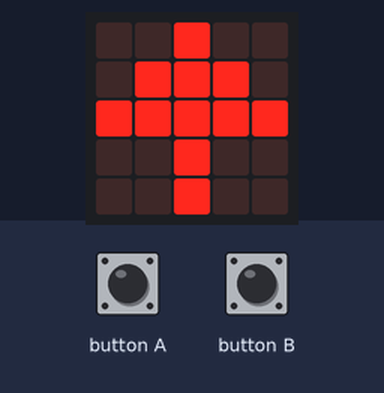
This program was run on a simulated BBC micro:bit (MakeCode). Parts: the board's 5×5 LED display. The inputs (shaded band) are chosen by the test bench.

Above: at 1.2 s.
1.3 s: button A pressed for 2.1 s
At 1.4 s:
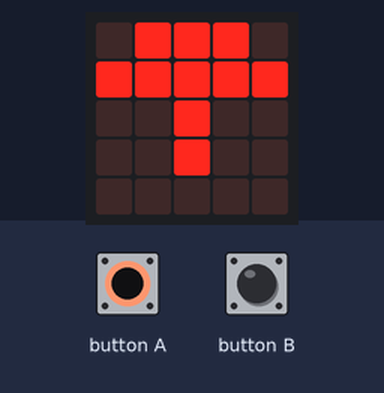
At 1.8 s:
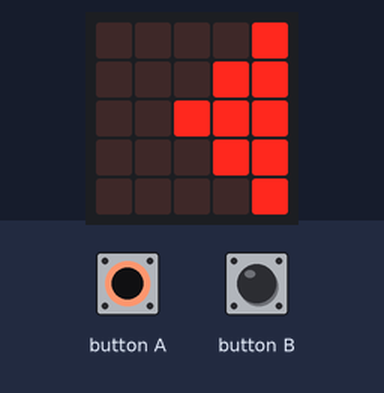
4.9 s: button B pressed for 2.1 s
At 6.64 s:
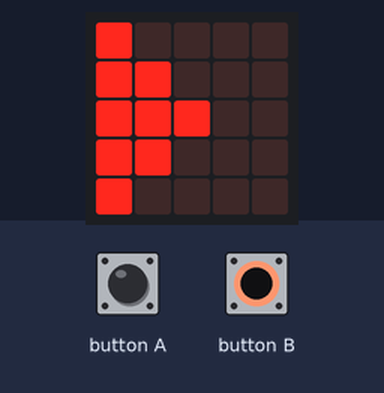
Timing chart, 0 to 8.1 s (numbered marks = the images above; inputs shaded):
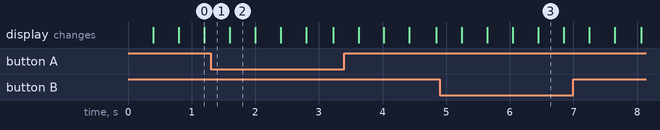

The program:

main.ts
```typescript
basic.forever(function () {
    basic.showLeds(`
        . . . . .
        . . . . .
        . . # . .
        . # # # .
        # # # # #
        `)
    basic.showLeds(`
        . . . . .
        . . # . .
        . # # # .
        # # # # #
        . . # . .
        `)
    basic.showLeds(`
        . . # . .
        . # # # .
        # # # # #
        . . # . .
        . . # . .
        `)
    basic.showLeds(`
        . # # # .
        # # # # #
        . . # . .
        . . # . .
        . . . . .
        `)
    if (input.buttonIsPressed(Button.A)) {
        basic.showLeds(`
            . . . . #
            . . . # #
            . . # # #
            . . . # #
            . . . . #
            `)
        basic.showLeds(`
            . . . # .
            . . # # .
            . # # # #
            . . # # .
            . . . # .
            `)
        basic.showLeds(`
            . . # . .
            . # # . .
            # # # # #
            . # # . .
            . . # . .
            `)
        basic.showLeds(`
            . # . . .
            # # . . .
            # # . . .
            # # . . .
            . # . . .
            `)
    }
    if (input.buttonIsPressed(Button.B)) {
        basic.showLeds(`
            # . . . .
            # # . . .
            # # # . .
            # # . . .
            # . . . .
            `)
        basic.showLeds(`
            . # . . .
            . # # . .
            # # # # .
            . # # . .
            . # . . .
            `)
        basic.showLeds(`
            . . # . .
            . . # # .
            # # # # #
            . . # # .
            . . # . .
            `)
        basic.showLeds(`
            . . . # .
            . . . # #
            # # # # #
            . . . # #
            . . . # .
            `)
    }
})
```

test.ts
```typescript
// testes vão aqui; isto não será compilado quando este pacote for usado como uma extensão.
```

Measured:
- after the input at 1.3 s, the display: changes after 0.30 s (image 2)
- after the input at 4.9 s, the display: first differs from a run without the input after 1.5 s (image 3)
- what the display in image 0 shows lasts 0.4 s, from 0.8 s to 1.2 s
